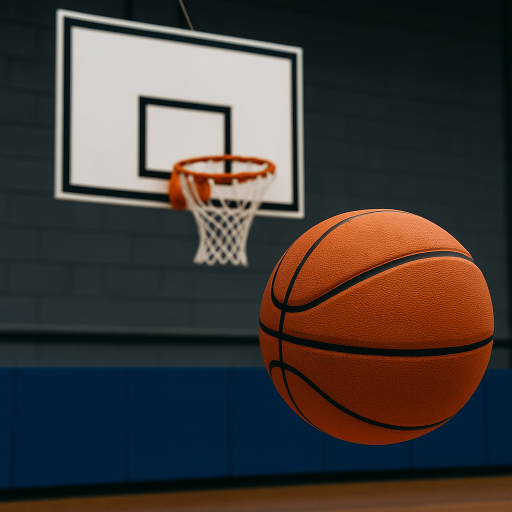
#> input picture color_space_analysis/test_images/basketball.jpg, 1024 x 1024 px (shown at 1/2 size)
$ python -i hsv_segmentation.py   (imports and definitions only)
#> lines starting #> are read from the running program, lines starting #| are printed output that depends on the picture; after the words box and inside, x2 and y2 are one past the last pixel; in counts of white or black regions, pixels touching at a corner belong together
#> further down, picture is the input picture: shape (1024, 1024, 3); mean B, G, R 57.3, 60.1, 65.8
"""
HSV Color Space Segmentation
Author: fakgun
Description: HSV color space analysis and segmentation for object detection
"""

import cv2
import numpy as np
import matplotlib.pyplot as plt
from matplotlib.patches import Rectangle

class HSVSegmentation:
    def __init__(self):
        self.lower_hsv = np.array([0, 0, 0])
        self.upper_hsv = np.array([179, 255, 255])

    # [15 lines left out: function create_hsv_mask, not called in this run]

    def segment_by_color(self, image, color_name="red"):
        """
        Segment image by predefined color ranges

        Args:
            image: Input BGR image
            color_name: Color to segment ("red", "green", "blue", "yellow", "orange")

        Returns:
            mask: Binary mask for the specified color
        """
#> called with color_name = 'red'
        color_ranges = {
            "red": {
                "lower1": np.array([0, 50, 50]),
                "upper1": np.array([10, 255, 255]),
                "lower2": np.array([170, 50, 50]),
                "upper2": np.array([180, 255, 255])
            },
            "green": {
                "lower": np.array([40, 50, 50]),
                "upper": np.array([80, 255, 255])
            },
            "blue": {
                "lower": np.array([100, 50, 50]),
                "upper": np.array([130, 255, 255])
            },
            "yellow": {
                "lower": np.array([20, 50, 50]),
                "upper": np.array([30, 255, 255])
            },
            "orange": {
                "lower": np.array([10, 50, 50]),
                "upper": np.array([20, 255, 255])
            }
        }

        if color_name not in color_ranges:
            raise ValueError(f"Color '{color_name}' not supported. Available: {list(color_ranges.keys())}")

        hsv = cv2.cvtColor(image, cv2.COLOR_BGR2HSV)
#> hsv: shape (1024, 1024, 3); mean H, S, V 66, 141.2, 81.1

        if color_name == "red":
            # Red color wraps around in HSV, so we need two ranges
            mask1 = cv2.inRange(hsv, color_ranges[color_name]["lower1"], color_ranges[color_name]["upper1"])
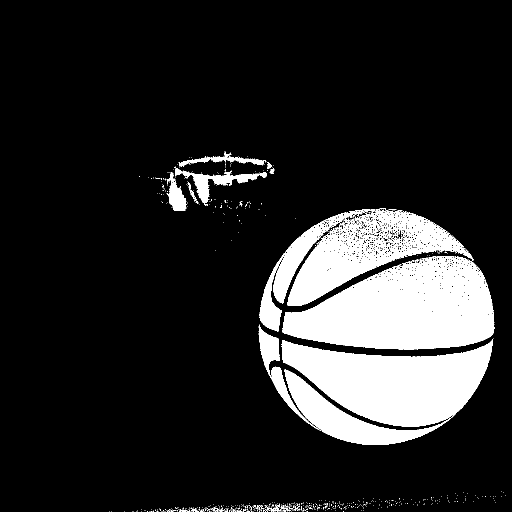
#> mask1: shape (1024, 1024) (shown at 1/2 size); 14.8% white; 661 white regions (637 under 20 px), largest, box (x1, y1, x2, y2) and area: (517, 649, 987, 890) 61050, (565, 512, 989, 699) 52933, (519, 418, 948, 663) 32952
            mask2 = cv2.inRange(hsv, color_ranges[color_name]["lower2"], color_ranges[color_name]["upper2"])
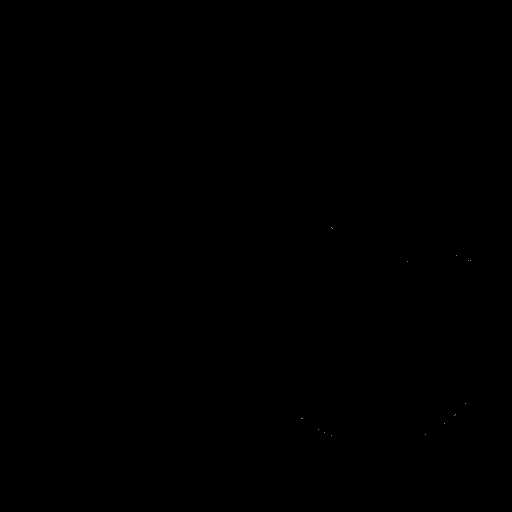
#> mask2: shape (1024, 1024) (shown at 1/2 size); 0% white in thin lines or dots, all inside (x1, y1, x2, y2) = (603, 455, 941, 872)
            mask = cv2.bitwise_or(mask1, mask2)
#> mask: shape (1024, 1024); 14.8% white; 662 white regions (638 under 20 px), largest, box (x1, y1, x2, y2) and area: (517, 649, 987, 890) 61060, (565, 512, 989, 699) 52936, (519, 418, 948, 663) 32953
        else:
            mask = cv2.inRange(hsv, color_ranges[color_name]["lower"], color_ranges[color_name]["upper"])

        return mask

    def find_color_objects(self, image, color_name="red", min_area=100):
        """
        Find objects of specific color and return their properties

        Args:
            image: Input BGR image
            color_name: Color to detect
            min_area: Minimum area for object detection

        Returns:
            objects: List of dictionaries with object properties
        """
        mask = self.segment_by_color(image, color_name)

        # Morphological operations to clean up the mask
        kernel = np.ones((5, 5), np.uint8)
        mask = cv2.morphologyEx(mask, cv2.MORPH_CLOSE, kernel)
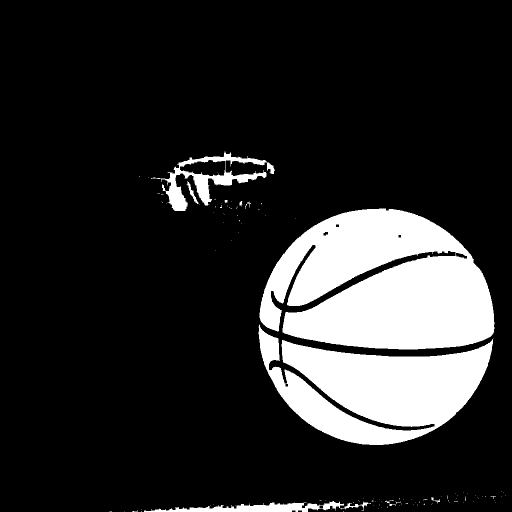
#> mask: shape (1024, 1024) (shown at 1/2 size); 16.3% white; 116 white regions (105 under 20 px), largest, box (x1, y1, x2, y2) and area: (519, 417, 989, 699) 96919, (517, 649, 987, 890) 61720, (302, 303, 550, 422) 7224
        mask = cv2.morphologyEx(mask, cv2.MORPH_OPEN, kernel)
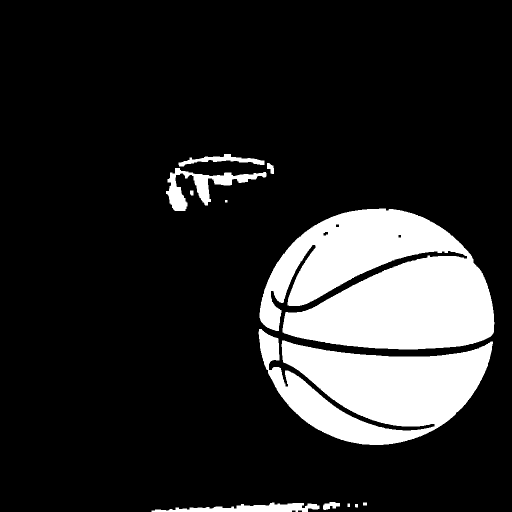
#> mask: shape (1024, 1024) (shown at 1/2 size); 16.2% white; 12 white regions

        # Find contours
        contours, _ = cv2.findContours(mask, cv2.RETR_EXTERNAL, cv2.CHAIN_APPROX_SIMPLE)
#> contours = 12 contours, 1 with area under 20; largest, box (x1, y1, x2, y2) and area: (519, 417, 989, 699) 95836, (517, 658, 986, 890) 60682, (332, 336, 533, 422) 4744, (303, 1005, 639, 1024) 3174, (357, 308, 529, 333) 1344

        objects = []
        for i, contour in enumerate(contours):
            area = cv2.contourArea(contour)
            if area > min_area:
                # Calculate bounding rectangle
                x, y, w, h = cv2.boundingRect(contour)

                # Calculate centroid
                M = cv2.moments(contour)
                if M["m00"] != 0:
                    cx = int(M["m10"] / M["m00"])
                    cy = int(M["m01"] / M["m00"])
                else:
                    cx, cy = x + w//2, y + h//2

                objects.append({
                    "id": i,
                    "area": area,
                    "bbox": (x, y, w, h),
                    "centroid": (cx, cy),
                    "contour": contour
                })
#> this loop made 12 passes
#> (area, x, y, w, h, cx, cy) on passes 4, 5, 6, 7, 10, 11, 12: (3173.5, 303, 1005, 336, 19, 502, 1016), (299, 646, 1004, 34, 16, 661, 1010), (60681.5, 517, 658, 469, 232, 750, 777), (95836.5, 519, 417, 470, 282, 762, 570), (4744.5, 332, 336, 201, 86, 403, 372), (166, 534, 326, 14, 22, 541, 335), (1343.5, 357, 308, 172, 25, 445, 319)
#> area on passes 1, 9: 29.5, 50.5
#> after the loop, objects = 7 items

        return objects, mask

    # [80 lines left out: functions visualize_segmentation, demo_hsv_segmentation, not called in this run]

# [2 lines not run here, left out]

>>> import cv2
>>> picture = cv2.imread('test_images/basketball.jpg')
>>> result = HSVSegmentation().find_color_objects(picture)
